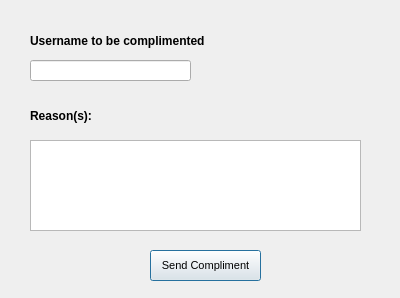
<?xml version="1.0" encoding="UTF-8"?>
<ui version="4.0">
 <class>Dialog</class>
 <widget class="QDialog" name="Dialog">
  <property name="geometry">
   <rect>
    <x>0</x>
    <y>0</y>
    <width>400</width>
    <height>298</height>
   </rect>
  </property>
  <property name="windowTitle">
   <string>Send Compliment</string>
  </property>
  <widget class="QLabel" name="label_4">
   <property name="geometry">
    <rect>
     <x>30</x>
     <y>100</y>
     <width>231</width>
     <height>31</height>
    </rect>
   </property>
   <property name="font">
    <font>
     <pointsize>9</pointsize>
     <weight>75</weight>
     <bold>true</bold>
    </font>
   </property>
   <property name="text">
    <string>Reason(s):</string>
   </property>
  </widget>
  <widget class="QTextEdit" name="textEdit_2">
   <property name="geometry">
    <rect>
     <x>30</x>
     <y>140</y>
     <width>331</width>
     <height>91</height>
    </rect>
   </property>
  </widget>
  <widget class="QPushButton" name="pushButton_16">
   <property name="geometry">
    <rect>
     <x>150</x>
     <y>250</y>
     <width>111</width>
     <height>31</height>
    </rect>
   </property>
   <property name="font">
    <font>
     <pointsize>8</pointsize>
    </font>
   </property>
   <property name="text">
    <string>Send Compliment</string>
   </property>
   <property name="default">
    <bool>true</bool>
   </property>
  </widget>
  <widget class="QLineEdit" name="lineEdit_2">
   <property name="geometry">
    <rect>
     <x>30</x>
     <y>60</y>
     <width>161</width>
     <height>21</height>
    </rect>
   </property>
  </widget>
  <widget class="QLabel" name="label_3">
   <property name="geometry">
    <rect>
     <x>30</x>
     <y>30</y>
     <width>261</width>
     <height>21</height>
    </rect>
   </property>
   <property name="font">
    <font>
     <pointsize>9</pointsize>
     <weight>75</weight>
     <bold>true</bold>
    </font>
   </property>
   <property name="text">
    <string>Username to be complimented</string>
   </property>
  </widget>
 </widget>
 <resources/>
 <connections/>
</ui>
